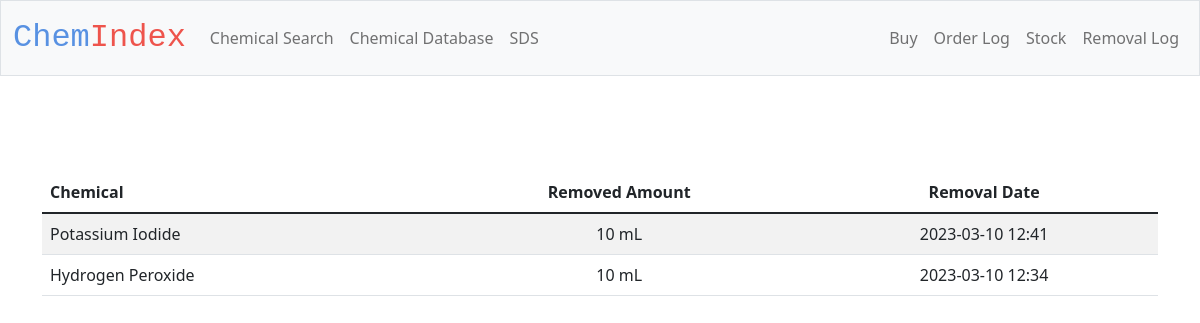
/removal_data, run on an earlier commit of the app's database.
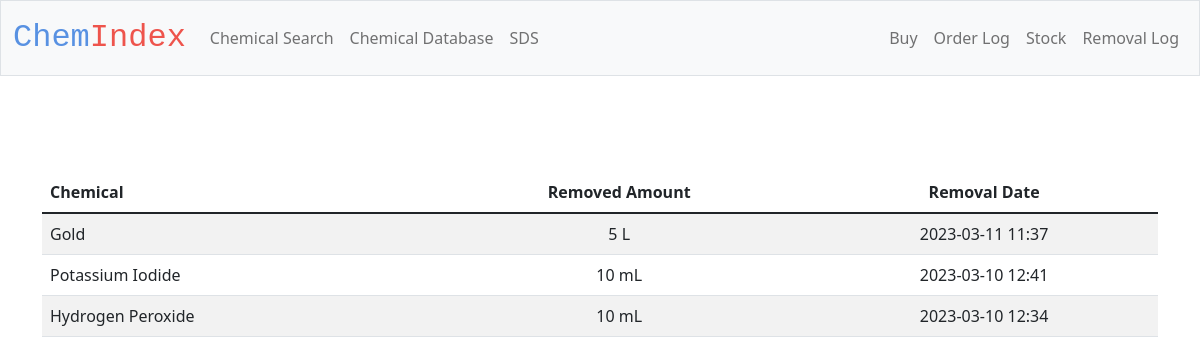
And on a later commit of the database.
### tables this page shows
CREATE TABLE orders (
    chemical TEXT NOT NULL,
    amount INTEGER NOT NULL,
    unit INTEGER NOT NULL, 
    time DATETIME NOT NULL,
    user TEXT, 
    priority INTEGER NOT NULL, purchase_time DATETIME);

### app.py (the view)
@app.route("/removal_data")
def removal_data():
    with sqlite3.connect(db_path) as db:
        data = db.execute("SELECT * FROM orders WHERE amount < 0 ORDER BY time DESC")
        return render_template("stock_removal.html", orders = data)

### templates/stock_removal.html (shortened to what this page needs)
{% extends "layout.html" %}
{% block main %}
<main class="container py-5">
    <table class="table table-striped" id ="purchase_table" name="purchase_table">
        <thead>
            <tr>
                <th class="text-start">Chemical</th>
                <th class="text-center"> Removed Amount</th>
                <th class="text-center">Removal Date</th>
            </tr>
        </thead>
       <tbody>
        {% for row in orders %}
                <tr>
                    <form action="/purchase" method="post">
                    <td class="text-start"> {{row[0]}}</td>
                    <td class="text-center">{{row[1] * -1}} {{row[2]}}</td>
                    <td class="text-center">{{row[3]}}</td>
                </tr>
        {% endfor %}
        </tbody>
    </table>
        </main>
{% endblock %}

What changed in the data, as far as the page shows it:
added orders: chemical "Gold", amount "5", unit "L", time "2023-03-11 11:37"
